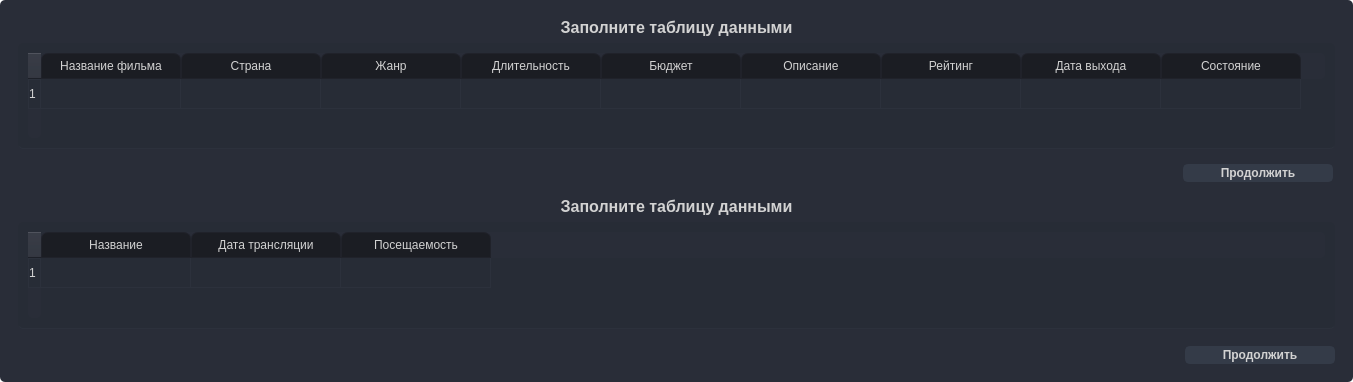
<?xml version="1.0" encoding="UTF-8"?>
<ui version="4.0">
 <class>MainWindow</class>
 <widget class="QMainWindow" name="MainWindow">
  <property name="geometry">
   <rect>
    <x>0</x>
    <y>0</y>
    <width>1353</width>
    <height>382</height>
   </rect>
  </property>
  <property name="windowTitle">
   <string>MainWindow</string>
  </property>
  <property name="styleSheet">
   <string notr="true">QMainWindow {background: transparent; }
QToolTip {
	color: #ffffff;
	background-color: rgba(27, 29, 35, 160);
	border: 1px solid rgb(40, 40, 40);
	border-radius: 2px;
}

/* LINE EDIT */
QLineEdit {
	background-color: rgb(27, 29, 35);
	border-radius: 5px;
	border: 2px solid rgb(27, 29, 35);
	padding-left: 10px;
}
QLineEdit:hover {
	border: 2px solid rgb(64, 71, 88);
}
QLineEdit:focus {
	border: 2px solid rgb(91, 101, 124);
}

/* SCROLL BARS */
QScrollBar:horizontal {
    border: none;
    background: rgb(52, 59, 72);
    height: 14px;
    margin: 0px 21px 0 21px;
	border-radius: 0px;
}
QScrollBar::handle:horizontal {
    background: rgb(85, 170, 255);
    min-width: 25px;
	border-radius: 7px
}
QScrollBar::add-line:horizontal {
    border: none;
    background: rgb(55, 63, 77);
    width: 20px;
	border-top-right-radius: 7px;
    border-bottom-right-radius: 7px;
    subcontrol-position: right;
    subcontrol-origin: margin;
}
QScrollBar::sub-line:horizontal {
    border: none;
    background: rgb(55, 63, 77);
    width: 20px;
	border-top-left-radius: 7px;
    border-bottom-left-radius: 7px;
    subcontrol-position: left;
    subcontrol-origin: margin;
}
QScrollBar::up-arrow:horizontal, QScrollBar::down-arrow:horizontal
{
     background: none;
}
QScrollBar::add-page:horizontal, QScrollBar::sub-page:horizontal
{
     background: none;
}
 QScrollBar:vertical {
	border: none;
    background: rgb(52, 59, 72);
    width: 14px;
    margin: 21px 0 21px 0;
	border-radius: 0px;
 }
 QScrollBar::handle:vertical {	
	background: rgb(85, 170, 255);
    min-height: 25px;
	border-radius: 7px
 }
 QScrollBar::add-line:vertical {
     border: none;
    background: rgb(55, 63, 77);
     height: 20px;
	border-bottom-left-radius: 7px;
    border-bottom-right-radius: 7px;
     subcontrol-position: bottom;
     subcontrol-origin: margin;
 }
 QScrollBar::sub-line:vertical {
	border: none;
    background: rgb(55, 63, 77);
     height: 20px;
	border-top-left-radius: 7px;
    border-top-right-radius: 7px;
     subcontrol-position: top;
     subcontrol-origin: margin;
 }
 QScrollBar::up-arrow:vertical, QScrollBar::down-arrow:vertical {
     background: none;
 }

 QScrollBar::add-page:vertical, QScrollBar::sub-page:vertical {
     background: none;
 }

/* CHECKBOX */
QCheckBox::indicator {
    border: 3px solid rgb(52, 59, 72);
	width: 15px;
	height: 15px;
	border-radius: 10px;
    background: rgb(44, 49, 60);
}
QCheckBox::indicator:hover {
    border: 3px solid rgb(58, 66, 81);
}
QCheckBox::indicator:checked {
    background: 3px solid rgb(52, 59, 72);
	border: 3px solid rgb(52, 59, 72);	
	background-image: url(:/16x16/icons/16x16/cil-check-alt.png);
}

/* RADIO BUTTON */
QRadioButton::indicator {
    border: 3px solid rgb(52, 59, 72);
	width: 15px;
	height: 15px;
	border-radius: 10px;
    background: rgb(44, 49, 60);
}
QRadioButton::indicator:hover {
    border: 3px solid rgb(58, 66, 81);
}
QRadioButton::indicator:checked {
    background: 3px solid rgb(94, 106, 130);
	border: 3px solid rgb(52, 59, 72);	
}

/* COMBOBOX */
QComboBox{
	background-color: rgb(27, 29, 35);
	border-radius: 5px;
	border: 2px solid rgb(27, 29, 35);
	padding: 5px;
	padding-left: 10px;
}
QComboBox:hover{
	border: 2px solid rgb(64, 71, 88);
}
QComboBox::drop-down {
	subcontrol-origin: padding;
	subcontrol-position: top right;
	width: 25px; 
	border-left-width: 3px;
	border-left-color: rgba(39, 44, 54, 150);
	border-left-style: solid;
	border-top-right-radius: 3px;
	border-bottom-right-radius: 3px;	
	background-image: url(:/16x16/icons/16x16/cil-arrow-bottom.png);
	background-position: center;
	background-repeat: no-reperat;
 }
QComboBox QAbstractItemView {
	color: rgb(85, 170, 255);	
	background-color: rgb(27, 29, 35);
	padding: 10px;
	selection-background-color: rgb(39, 44, 54);
}

/* SLIDERS */
QSlider::groove:horizontal {
    border-radius: 9px;
    height: 18px;
	margin: 0px;
	background-color: rgb(52, 59, 72);
}
QSlider::groove:horizontal:hover {
	background-color: rgb(55, 62, 76);
}
QSlider::handle:horizontal {
    background-color: rgb(85, 170, 255);
    border: none;
    height: 18px;
    width: 18px;
    margin: 0px;
	border-radius: 9px;
}
QSlider::handle:horizontal:hover {
    background-color: rgb(105, 180, 255);
}
QSlider::handle:horizontal:pressed {
    background-color: rgb(65, 130, 195);
}

QSlider::groove:vertical {
    border-radius: 9px;
    width: 18px;
    margin: 0px;
	background-color: rgb(52, 59, 72);
}
QSlider::groove:vertical:hover {
	background-color: rgb(55, 62, 76);
}
QSlider::handle:vertical {
    background-color: rgb(85, 170, 255);
	border: none;
    height: 18px;
    width: 18px;
    margin: 0px;
	border-radius: 9px;
}
QSlider::handle:vertical:hover {
    background-color: rgb(105, 180, 255);
}
QSlider::handle:vertical:pressed {
    background-color: rgb(65, 130, 195);
}</string>
  </property>
  <widget class="QWidget" name="centralwidget">
   <property name="styleSheet">
    <string notr="true">background: transparent;
color: rgb(210, 210, 210);</string>
   </property>
   <layout class="QVBoxLayout" name="verticalLayout">
    <property name="leftMargin">
     <number>0</number>
    </property>
    <property name="topMargin">
     <number>0</number>
    </property>
    <property name="rightMargin">
     <number>0</number>
    </property>
    <property name="bottomMargin">
     <number>0</number>
    </property>
    <item>
     <widget class="QFrame" name="frame">
      <property name="styleSheet">
       <string notr="true">background-color: rgb(41, 45, 56);
border-radius: 5px;
</string>
      </property>
      <property name="frameShape">
       <enum>QFrame::StyledPanel</enum>
      </property>
      <property name="frameShadow">
       <enum>QFrame::Raised</enum>
      </property>
      <layout class="QVBoxLayout" name="verticalLayout_2">
       <item>
        <widget class="QFrame" name="frame_2">
         <property name="styleSheet">
          <string notr="true">background-color: rgb(41, 45, 56);
border-radius: 5px;
</string>
         </property>
         <property name="frameShape">
          <enum>QFrame::StyledPanel</enum>
         </property>
         <property name="frameShadow">
          <enum>QFrame::Raised</enum>
         </property>
         <layout class="QVBoxLayout" name="verticalLayout_3">
          <item>
           <widget class="QLabel" name="label">
            <property name="font">
             <font>
              <pointsize>12</pointsize>
              <weight>75</weight>
              <bold>true</bold>
             </font>
            </property>
            <property name="text">
             <string>Заполните таблицу данными</string>
            </property>
            <property name="alignment">
             <set>Qt::AlignCenter</set>
            </property>
           </widget>
          </item>
          <item>
           <widget class="QTableWidget" name="tableWidget">
            <property name="styleSheet">
             <string notr="true">QTableWidget {	
	background-color: rgb(39, 44, 54);
	padding: 10px;
	border-radius: 5px;
	gridline-color: rgb(44, 49, 60);
	border-bottom: 1px solid rgb(44, 49, 60);
}
QTableCornerButton::section{	
	background-color: rgb(39, 44, 54);
	padding: 10px;
	border-radius: 5px;
	gridline-color: rgb(44, 49, 60);
	border-bottom: 1px solid rgb(44, 49, 60);
}
QTableWidget::item{
	border-color: rgb(44, 49, 60);
	padding-left: 5px;
	padding-right: 5px;
	gridline-color: rgb(44, 49, 60);
}
QTableWidget::title{
	border-color: rgb(44, 49, 60);
	padding-left: 5px;
	padding-right: 5px;
	gridline-color: rgb(44, 49, 60);
}
QTableWidget::item:selected{
	background-color: rgb(85, 170, 255);
}
QScrollBar:horizontal {
    border: none;
    background: rgb(52, 59, 72);
    height: 14px;
    margin: 0px 21px 0 21px;
	border-radius: 0px;
}
 QScrollBar:vertical {
	border: none;
    background: rgb(52, 59, 72);
    width: 14px;
    margin: 21px 0 21px 0;
	border-radius: 0px;
 }
QHeaderView::section{
	Background-color: rgb(39, 44, 54);
	max-width: 30px;
	border: 1px solid rgb(44, 49, 60);
	border-style: none;
    border-bottom: 1px solid rgb(44, 49, 60);
    border-right: 1px solid rgb(44, 49, 60);
}
QTableWidget::horizontalHeader {	
	background-color: rgb(81, 255, 0);
}
QHeaderView::section:horizontal
{
    border: 1px solid rgb(32, 34, 42);
	background-color: rgb(27, 29, 35);
	padding: 3px;
	border-top-left-radius: 7px;
    border-top-right-radius: 7px;
}
QHeaderView::section:vertical
{
    border: 1px solid rgb(44, 49, 60);
}
</string>
            </property>
            <attribute name="horizontalHeaderDefaultSectionSize">
             <number>140</number>
            </attribute>
            <attribute name="horizontalHeaderStretchLastSection">
             <bool>false</bool>
            </attribute>
            <row>
             <property name="text">
              <string>1</string>
             </property>
            </row>
            <column>
             <property name="text">
              <string>Название фильма</string>
             </property>
            </column>
            <column>
             <property name="text">
              <string>Страна</string>
             </property>
            </column>
            <column>
             <property name="text">
              <string>Жанр</string>
             </property>
            </column>
            <column>
             <property name="text">
              <string>Длительность</string>
             </property>
            </column>
            <column>
             <property name="text">
              <string>Бюджет</string>
             </property>
            </column>
            <column>
             <property name="text">
              <string>Описание</string>
             </property>
            </column>
            <column>
             <property name="text">
              <string>Рейтинг</string>
             </property>
            </column>
            <column>
             <property name="text">
              <string>Дата выхода</string>
             </property>
            </column>
            <column>
             <property name="text">
              <string>Состояние</string>
             </property>
            </column>
            <item row="0" column="0">
             <property name="text">
              <string/>
             </property>
            </item>
           </widget>
          </item>
         </layout>
        </widget>
       </item>
       <item>
        <widget class="QFrame" name="frame_3">
         <property name="frameShape">
          <enum>QFrame::StyledPanel</enum>
         </property>
         <property name="frameShadow">
          <enum>QFrame::Raised</enum>
         </property>
         <layout class="QHBoxLayout" name="horizontalLayout">
          <property name="leftMargin">
           <number>0</number>
          </property>
          <property name="topMargin">
           <number>0</number>
          </property>
          <property name="rightMargin">
           <number>11</number>
          </property>
          <property name="bottomMargin">
           <number>0</number>
          </property>
          <item>
           <widget class="QFrame" name="frame_5">
            <property name="frameShape">
             <enum>QFrame::StyledPanel</enum>
            </property>
            <property name="frameShadow">
             <enum>QFrame::Raised</enum>
            </property>
            <layout class="QVBoxLayout" name="verticalLayout_5">
             <property name="leftMargin">
              <number>0</number>
             </property>
             <property name="topMargin">
              <number>0</number>
             </property>
             <property name="rightMargin">
              <number>0</number>
             </property>
             <property name="bottomMargin">
              <number>0</number>
             </property>
            </layout>
           </widget>
          </item>
          <item>
           <widget class="QFrame" name="frame_4">
            <property name="maximumSize">
             <size>
              <width>150</width>
              <height>16777215</height>
             </size>
            </property>
            <property name="frameShape">
             <enum>QFrame::StyledPanel</enum>
            </property>
            <property name="frameShadow">
             <enum>QFrame::Raised</enum>
            </property>
            <layout class="QVBoxLayout" name="verticalLayout_4">
             <property name="leftMargin">
              <number>0</number>
             </property>
             <property name="topMargin">
              <number>0</number>
             </property>
             <property name="rightMargin">
              <number>0</number>
             </property>
             <property name="bottomMargin">
              <number>0</number>
             </property>
             <item>
              <widget class="QPushButton" name="pushButton">
               <property name="font">
                <font>
                 <pointsize>9</pointsize>
                 <weight>75</weight>
                 <bold>true</bold>
                </font>
               </property>
               <property name="styleSheet">
                <string notr="true">QPushButton {
	border: 2px solid rgb(52, 59, 72);
	border-radius: 5px;	
	background-color: rgb(52, 59, 72);
}
QPushButton:hover {
	background-color: rgb(57, 65, 80);
	border: 2px solid rgb(61, 70, 86);
}
QPushButton:pressed {	
	background-color: rgb(35, 40, 49);
	border: 2px solid rgb(43, 50, 61);
}</string>
               </property>
               <property name="text">
                <string>Продолжить</string>
               </property>
              </widget>
             </item>
            </layout>
           </widget>
          </item>
         </layout>
        </widget>
       </item>
       <item>
        <widget class="QFrame" name="frame_6">
         <property name="frameShape">
          <enum>QFrame::StyledPanel</enum>
         </property>
         <property name="frameShadow">
          <enum>QFrame::Raised</enum>
         </property>
         <layout class="QVBoxLayout" name="verticalLayout_6">
          <item>
           <widget class="QLabel" name="label_2">
            <property name="font">
             <font>
              <pointsize>12</pointsize>
              <weight>75</weight>
              <bold>true</bold>
             </font>
            </property>
            <property name="text">
             <string>Заполните таблицу данными</string>
            </property>
            <property name="alignment">
             <set>Qt::AlignCenter</set>
            </property>
           </widget>
          </item>
          <item>
           <widget class="QTableWidget" name="tableWidget_2">
            <property name="styleSheet">
             <string notr="true">QTableWidget {	
	background-color: rgb(39, 44, 54);
	padding: 10px;
	border-radius: 5px;
	gridline-color: rgb(44, 49, 60);
	border-bottom: 1px solid rgb(44, 49, 60);
}
QTableCornerButton::section{	
	background-color: rgb(39, 44, 54);
	padding: 10px;
	border-radius: 5px;
	gridline-color: rgb(44, 49, 60);
	border-bottom: 1px solid rgb(44, 49, 60);
}
QTableWidget::item{
	border-color: rgb(44, 49, 60);
	padding-left: 5px;
	padding-right: 5px;
	gridline-color: rgb(44, 49, 60);
}
QTableWidget::title{
	border-color: rgb(44, 49, 60);
	padding-left: 5px;
	padding-right: 5px;
	gridline-color: rgb(44, 49, 60);
}
QTableWidget::item:selected{
	background-color: rgb(85, 170, 255);
}
QScrollBar:horizontal {
    border: none;
    background: rgb(52, 59, 72);
    height: 14px;
    margin: 0px 21px 0 21px;
	border-radius: 0px;
}
 QScrollBar:vertical {
	border: none;
    background: rgb(52, 59, 72);
    width: 14px;
    margin: 21px 0 21px 0;
	border-radius: 0px;
 }
QHeaderView::section{
	Background-color: rgb(39, 44, 54);
	max-width: 30px;
	border: 1px solid rgb(44, 49, 60);
	border-style: none;
    border-bottom: 1px solid rgb(44, 49, 60);
    border-right: 1px solid rgb(44, 49, 60);
}
QTableWidget::horizontalHeader {	
	background-color: rgb(81, 255, 0);
}
QHeaderView::section:horizontal
{
    border: 1px solid rgb(32, 34, 42);
	background-color: rgb(27, 29, 35);
	padding: 3px;
	border-top-left-radius: 7px;
    border-top-right-radius: 7px;
}
QHeaderView::section:vertical
{
    border: 1px solid rgb(44, 49, 60);
}
</string>
            </property>
            <attribute name="horizontalHeaderDefaultSectionSize">
             <number>150</number>
            </attribute>
            <row>
             <property name="text">
              <string>1</string>
             </property>
            </row>
            <column>
             <property name="text">
              <string>Название</string>
             </property>
            </column>
            <column>
             <property name="text">
              <string>Дата трансляции</string>
             </property>
            </column>
            <column>
             <property name="text">
              <string>Посещаемость</string>
             </property>
            </column>
           </widget>
          </item>
          <item>
           <widget class="QFrame" name="frame_7">
            <property name="frameShape">
             <enum>QFrame::StyledPanel</enum>
            </property>
            <property name="frameShadow">
             <enum>QFrame::Raised</enum>
            </property>
            <layout class="QHBoxLayout" name="horizontalLayout_2">
             <property name="leftMargin">
              <number>0</number>
             </property>
             <property name="topMargin">
              <number>0</number>
             </property>
             <property name="rightMargin">
              <number>0</number>
             </property>
             <property name="bottomMargin">
              <number>0</number>
             </property>
             <item>
              <widget class="QFrame" name="frame_9">
               <property name="minimumSize">
                <size>
                 <width>0</width>
                 <height>0</height>
                </size>
               </property>
               <property name="frameShape">
                <enum>QFrame::StyledPanel</enum>
               </property>
               <property name="frameShadow">
                <enum>QFrame::Raised</enum>
               </property>
               <layout class="QVBoxLayout" name="verticalLayout_8"/>
              </widget>
             </item>
             <item>
              <widget class="QFrame" name="frame_8">
               <property name="maximumSize">
                <size>
                 <width>150</width>
                 <height>16777215</height>
                </size>
               </property>
               <property name="frameShape">
                <enum>QFrame::StyledPanel</enum>
               </property>
               <property name="frameShadow">
                <enum>QFrame::Raised</enum>
               </property>
               <layout class="QVBoxLayout" name="verticalLayout_7">
                <property name="leftMargin">
                 <number>0</number>
                </property>
                <property name="topMargin">
                 <number>11</number>
                </property>
                <property name="rightMargin">
                 <number>0</number>
                </property>
                <property name="bottomMargin">
                 <number>0</number>
                </property>
                <item>
                 <widget class="QPushButton" name="pushButton_2">
                  <property name="font">
                   <font>
                    <pointsize>9</pointsize>
                    <weight>75</weight>
                    <bold>true</bold>
                   </font>
                  </property>
                  <property name="styleSheet">
                   <string notr="true">QPushButton {
	border: 2px solid rgb(52, 59, 72);
	border-radius: 5px;	
	background-color: rgb(52, 59, 72);
}
QPushButton:hover {
	background-color: rgb(57, 65, 80);
	border: 2px solid rgb(61, 70, 86);
}
QPushButton:pressed {	
	background-color: rgb(35, 40, 49);
	border: 2px solid rgb(43, 50, 61);
}</string>
                  </property>
                  <property name="text">
                   <string>Продолжить</string>
                  </property>
                 </widget>
                </item>
               </layout>
              </widget>
             </item>
            </layout>
           </widget>
          </item>
         </layout>
        </widget>
       </item>
      </layout>
     </widget>
    </item>
   </layout>
  </widget>
 </widget>
 <resources/>
 <connections/>
</ui>
